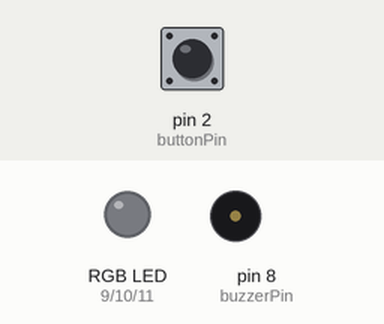
Recording of a sketch running on a simulated Arduino Uno, built with avr-gcc and run on an emulated ATmega328P. On the bench: an RGB LED mixed from three pins (HIGH = lit), buzzer (waves = sounding). The inputs (shaded band) are chosen by the test bench; at power-on: pin 2 (buttonPin) HIGH.

Above: at 1.2 s.
1.3 s: pin 2 (buttonPin) pulled LOW for 0.15 s
At 2.4 s:
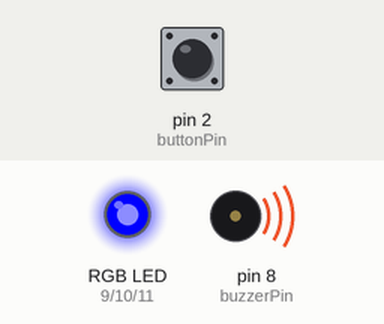
2.9 s: pin 2 (buttonPin) pulled LOW for 1 s
At 3.7 s:
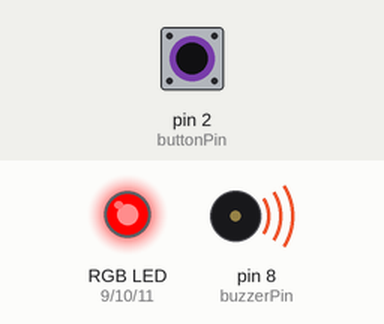
5.4 s: pin 2 (buttonPin) pulled LOW for 3.2 s
At 6.8 s:
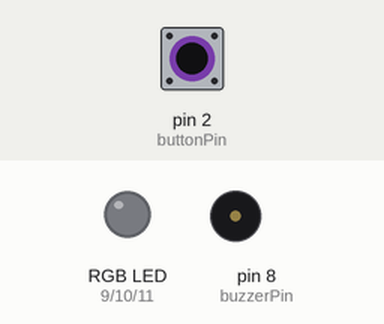
10.1 s: pin 2 (buttonPin) pulled LOW for 0.15 s
At 11.5 s:
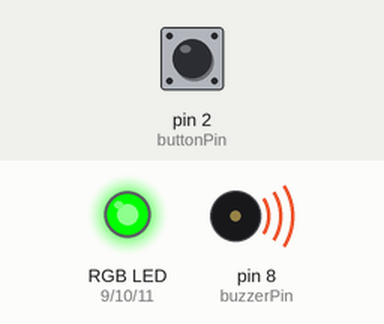
Timing chart, 0 to 12.7 s (numbered marks = the images above; inputs shaded):
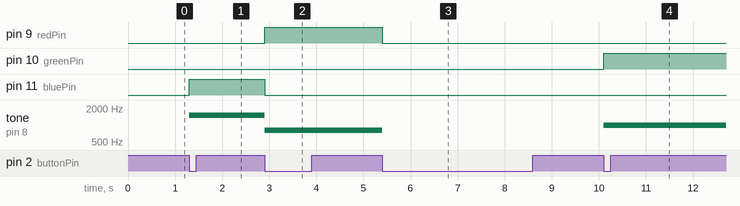

Measured:
- after the input at 1.3 s, pin 11 (bluePin): LOW → HIGH at once; tone on pin 8 (buzzerPin): silent → 1500 Hz at once
- after the input at 2.9 s, pin 9 (redPin): LOW → HIGH at once; pin 11 (bluePin): HIGH → LOW at once; tone on pin 8 (buzzerPin): 1500 Hz → 800 Hz at once
- after the input at 5.4 s, pin 9 (redPin): HIGH → LOW at once; tone on pin 8 (buzzerPin): 800 Hz → silent at once
- after the input at 10.1 s, pin 10 (greenPin): LOW → HIGH at once; tone on pin 8 (buzzerPin): silent → 1000 Hz at once

The sketch:

RGB.ino
```cpp
// Pin assignments
const int redPin = 9;
const int greenPin = 10;
const int bluePin = 11;
const int buzzerPin = 8;
const int buttonPin = 2;

int state = 0;
bool lastButtonState = HIGH;
bool currentButtonState;
unsigned long lastDebounceTime = 0;
const unsigned long debounceDelay = 50;

void setup() {
  pinMode(redPin, OUTPUT);
  pinMode(greenPin, OUTPUT);
  pinMode(bluePin, OUTPUT);
  pinMode(buzzerPin, OUTPUT);
  pinMode(buttonPin, INPUT_PULLUP); // Button connected to GND

  setColor(0, 0, 0); // Start with LED off
  noTone(buzzerPin); // Start with buzzer off
}

void loop() {
  currentButtonState = digitalRead(buttonPin);

  if (lastButtonState == HIGH && currentButtonState == LOW) {
    unsigned long currentTime = millis();
    if (currentTime - lastDebounceTime > debounceDelay) {
      state = (state + 1) % 4;
      applyState(state);
      lastDebounceTime = currentTime;
    }
  }

  lastButtonState = currentButtonState;
}

void applyState(int s) {
  noTone(buzzerPin);    // Turn off any previous tone
  setColor(0, 0, 0);     // Turn off LED before setting new one

  switch (s) {
    case 0: // Solid Green + steady tone
      setColor(0, 255, 0);
      tone(buzzerPin, 1000); // Continuous tone
      break;

    case 1: // Solid Blue + higher steady tone
      setColor(0, 0, 255);
      tone(buzzerPin, 1500);
      break;

    case 2: // Solid Red + lower steady tone
      setColor(255, 0, 0);
      tone(buzzerPin, 800);
      break;

    case 3: // All off
      setColor(0, 0, 0);
      noTone(buzzerPin);
      break;
  }
}

void setColor(int red, int green, int blue) {
  analogWrite(redPin, red);
  analogWrite(greenPin, green);
  analogWrite(bluePin, blue);
}
```
